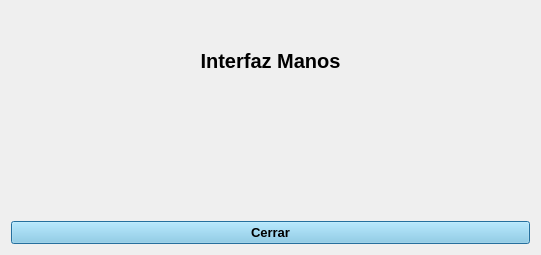
<?xml version="1.0" encoding="UTF-8"?>
<ui version="4.0">
 <class>Dialog</class>
 <widget class="QDialog" name="Dialog">
  <property name="geometry">
   <rect>
    <x>0</x>
    <y>0</y>
    <width>541</width>
    <height>255</height>
   </rect>
  </property>
  <property name="windowTitle">
   <string>Marcha4Cam - Una Cámara Manos</string>
  </property>
  <property name="toolTipDuration">
   <number>0</number>
  </property>
  <layout class="QGridLayout" name="gridLayout">
   <item row="0" column="0">
    <layout class="QVBoxLayout" name="verticalLayout">
     <item>
      <widget class="QLabel" name="label">
       <property name="font">
        <font>
         <pointsize>15</pointsize>
         <weight>75</weight>
         <bold>true</bold>
        </font>
       </property>
       <property name="text">
        <string>Interfaz Manos</string>
       </property>
       <property name="alignment">
        <set>Qt::AlignCenter</set>
       </property>
      </widget>
     </item>
     <item>
      <widget class="QLabel" name="FeedLabel">
       <property name="text">
        <string/>
       </property>
      </widget>
     </item>
     <item>
      <widget class="QPushButton" name="CancelBTN">
       <property name="font">
        <font>
         <pointsize>10</pointsize>
         <weight>75</weight>
         <bold>true</bold>
        </font>
       </property>
       <property name="styleSheet">
        <string notr="true">QPushButton{background-color:skyblue;}
QPushButton:hover{background-color:orange;}</string>
       </property>
       <property name="text">
        <string>Cerrar</string>
       </property>
      </widget>
     </item>
    </layout>
   </item>
  </layout>
 </widget>
 <resources/>
 <connections/>
</ui>
